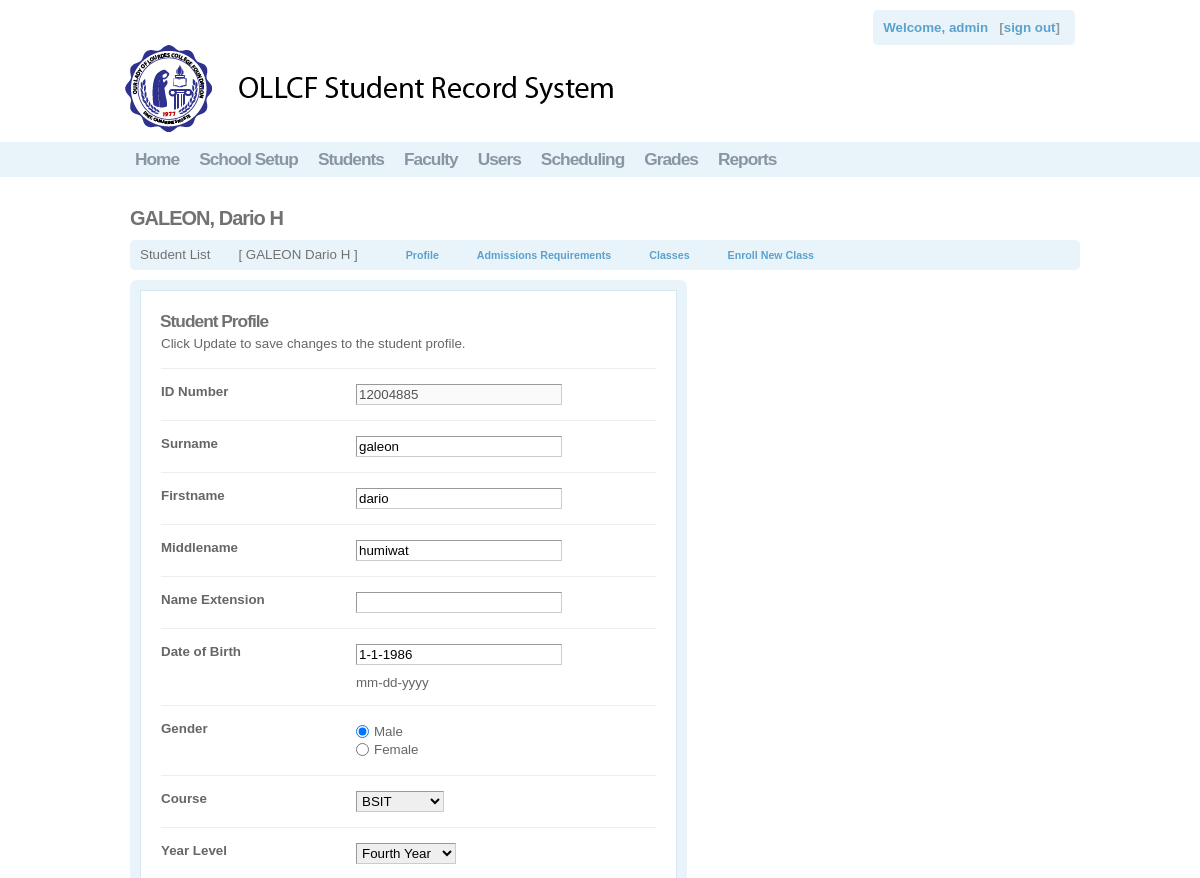
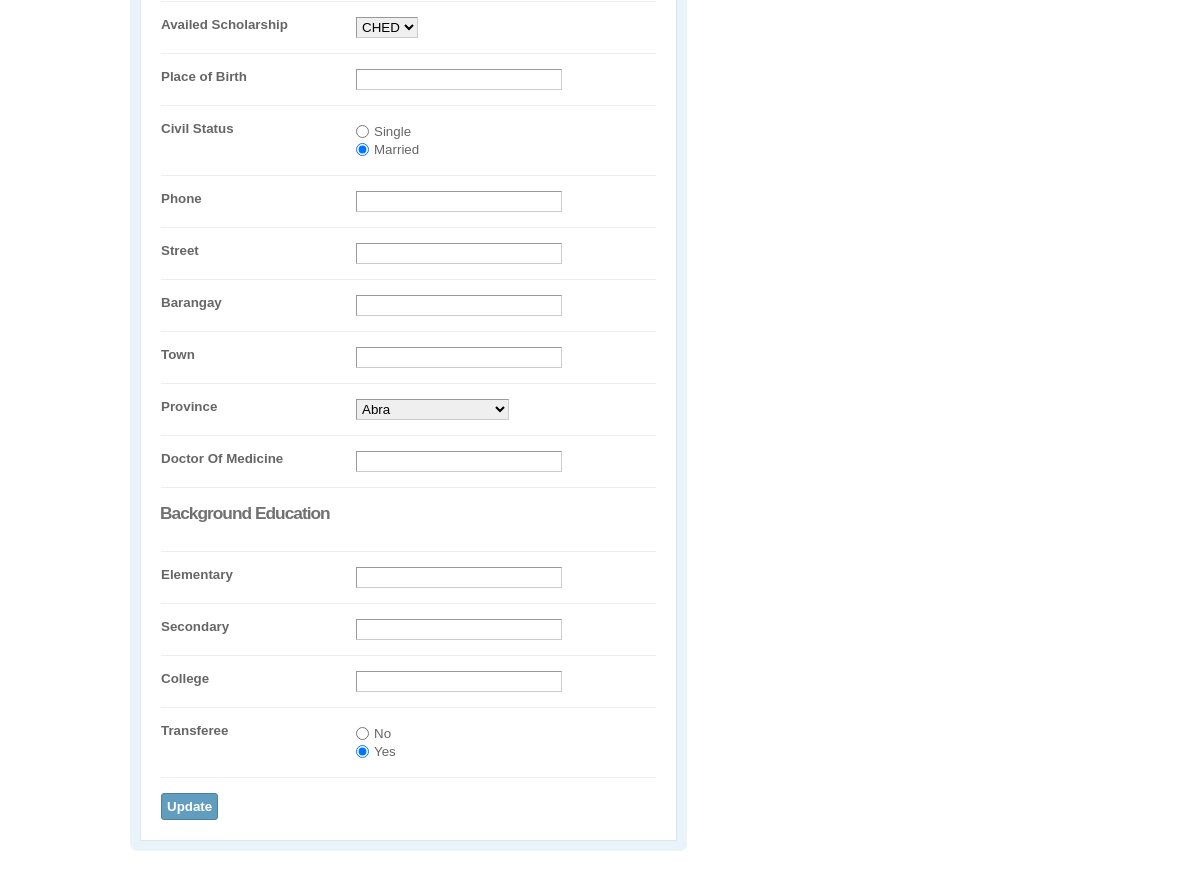
The app's page /osis/manage/stud_profile.php?sid=12004885 (signed in) with its own data (2 pictures, top to bottom).
### tables this page shows
CREATE TABLE `student_info` (
  `student_id` varchar(12) NOT NULL,
  `firstname` varchar(45) NOT NULL,
  `middlename` varchar(35) NOT NULL,
  `surname` varchar(35) NOT NULL,
  `name_extension` varchar(3) NOT NULL,
  `birthday` varchar(10) NOT NULL,
  `gender` tinyint(1) NOT NULL,
  `course_id` int(3) NOT NULL,
  `year_level` varchar(3) NOT NULL DEFAULT 'I',
  `scholarship_id` varchar(3) NOT NULL,
  `entrance_exam_result` varchar(10) NOT NULL,
  `admission_test_ranking` varchar(10) NOT NULL,
  `englishplus_exam_result` varchar(10) NOT NULL,
  `medical_exam_result` varchar(500) NOT NULL,
  `interview_assesment` varchar(500) NOT NULL,
  `form138` tinyint(1) NOT NULL,
  `pept` tinyint(1) NOT NULL,
  `form137` tinyint(1) NOT NULL,
  `true_copy_of_grades` tinyint(1) NOT NULL,
  `transcript_of_records` tinyint(1) NOT NULL,
  `certificate_of_good_moral_character` tinyint(1) NOT NULL,
  `study_permit` tinyint(1) NOT NULL,
  `copy_of_birth_certificate` tinyint(1) NOT NULL,
  `marriage_contract` tinyint(1) NOT NULL,
  `others` varchar(500) NOT NULL,
  `place_of_birth` varchar(55) NOT NULL,
  `civil_status` tinyint(1) NOT NULL,
  `phone` varchar(20) NOT NULL,
  `street` varchar(50) NOT NULL,
  `brgy` varchar(50) NOT NULL,
  `town` varchar(50) NOT NULL,
  `province` varchar(50) NOT NULL,
  `doctor` varchar(25) NOT NULL,
  `elementary` varchar(50) NOT NULL,
  `secondary` varchar(50) NOT NULL,
  `college` varchar(50) NOT NULL,
  `transferee` tinyint(1) NOT NULL,
  PRIMARY KEY (`student_id`),
  KEY `student_id` (`student_id`)
);

CREATE TABLE `course` (
  `course_id` int(3) NOT NULL AUTO_INCREMENT,
  `name` varchar(20) NOT NULL,
  `description` varchar(255) NOT NULL,
  PRIMARY KEY (`course_id`),
  KEY `description` (`description`),
  KEY `name` (`name`)
);

CREATE TABLE `scholarship` (
  `scholarship_id` int(3) NOT NULL AUTO_INCREMENT,
  `name` varchar(45) NOT NULL,
  `description` varchar(500) NOT NULL,
  PRIMARY KEY (`scholarship_id`)
);

### osis/manage/stud_profile.php (the view, shortened to what this page needs)
<?php
if(isset($_GET['sid'])){
	$id=$_GET['sid'];
	include("../functions/dbcon.php");
	$query_rsStudent ="SELECT * FROM student_info WHERE student_id='$id'";
	$rsStudent = mysql_query($query_rsStudent, $con) or die(mysql_error());
	$row_rsStudent = mysql_fetch_assoc($rsStudent);
}
include("../functions/dbcon.php");
$query_rsCourse = "SELECT course_id,name from course";
$rsCourse = mysql_query($query_rsCourse, $con) or die(mysql_error());
$row_rsCourse = mysql_fetch_assoc($rsCourse);
include("../functions/dbcon.php");
$query_rsScholarship = "SELECT scholarship_id,name FROM scholarship";
$rsScholarship = mysql_query($query_rsScholarship, $con) or die(mysql_error());
$row_rsScholarship = mysql_fetch_assoc($rsScholarship);
include("../functions/dbcon.php");
$query_rsProvince = "SELECT * FROM province";
$rsProvince = mysql_query($query_rsProvince, $con) or die(mysql_error());
$row_rsProvince = mysql_fetch_assoc($rsProvince);
?>
<!DOCTYPE HTML PUBLIC "-//W3C//DTD XHTML 1.0 Strict//EN" "http://www.w3.org/TR/xhtml1/DTD/xhtml1-strict.dtd">
<html dir="ltr" xml:lang="en_US" xmlns="http://www.w3.org/1999/xhtml" lang="en_US"><head>
<link href="../css.css" media="screen" rel="stylesheet" type="text/css">
</head><body>
<?php
include "../globalheader.php";
?>
  <div id="global_content_wrapper">
    <div id="global_content">
<h2>
  <?php
  	$string = $row_rsStudent['middlename'];
	$words = explode(" ", $string);
	$mname = "";
	foreach ($words as $value) {
		$mname .= strtoupper(substr($value, 0, 1));
	}
  echo strtoupper($row_rsStudent['surname']).", ".ucwords($row_rsStudent['firstname'])." ".$mname;?>
 </h2>
<?php
include "stud_panel_menu.php";
?>
<div class="settings">
<form id="admin-form" enctype="" class="global_form" action="<?php echo $_SERVER['PHP_SELF']."?sid=".$row_rsStudent['student_id']?>" method="post"><div><div><h3>Student Profile</h3>
<p class="form-description"> Click Update to save changes to the student profile.</p>
<div class="form-elements">
<div id="title-wrapper" class="form-wrapper">
	<div id="title-label" class="form-label"><label for="title" class="required">ID Number</label></div>
	<div id="title-element" class="form-element"><input  disabled="true" name="studentid" id="studentid" value="<?php echo $row_rsStudent['student_id']; ?>" type="text">
	<input  name="studentid" id="studentid" value="<?php echo $row_rsStudent['student_id']; ?>" type="hidden"></div>
</div>
<div id="description-wrapper" class="form-wrapper">
	<div id="description-label" class="form-label"><label for="description" class="optional">Surname</label></div>
	<div id="description-element" class="form-element">
	<input name="surname" id="surname" value="<?php echo $row_rsStudent['surname']; ?>" type="text" <?php echo $disabled ?>;></div>
</div>
<div id="description-wrapper" class="form-wrapper">
	<div id="description-label" class="form-label"><label for="description" class="optional">Firstname</label></div>
	<div id="description-element" class="form-element">
	<input name="firstname" id="firstname" value="<?php echo $row_rsStudent['firstname']; ?>" type="text" <?php echo $disabled ?>;></div>
</div>
<div id="description-wrapper" class="form-wrapper">
	<div id="description-label" class="form-label"><label for="description" class="optional">Middlename</label></div>
	<div id="description-element" class="form-element">
	<input name="middlename" id="middlename" value="<?php echo $row_rsStudent['middlename']; ?>" type="text" <?php echo $disabled ?>;></div>
</div>
<div id="description-wrapper" class="form-wrapper">
<div id="description-label" class="form-label"><label for="description" class="optional">Name Extension</label></div>
	<div id="description-element" class="form-element">
	<input name="nameextension" id="nameextension" value="<?php echo $row_rsStudent['name_extension']; ?>" type="text" <?php echo $disabled ?>;></div>
</div>
<div id="description-wrapper" class="form-wrapper">
<div id="description-label" class="form-label"><label for="description" class="optional">Date of Birth</label></div>
	<div id="description-element" class="form-element">
	<input name="birthday" id="birthday" value="<?php echo $row_rsStudent['birthday']; ?>" type="text" <?php echo $disabled ?>;>
	<p class="description">mm-dd-yyyy</p></div>
</div>
<div id="gender-wrapper" class="form-wrapper"><div id="gender-label" class="form-label">
<label for="gender" class="required">Gender</label></div>
<div id="gender-element" class="form-element" >
<ul class="form-options-wrapper" <?php echo $disabled ?>; >
<?php
if ($row_rsStudent['gender']==1){
	echo "<li><input name=\"gender\" id=\"gender-1\" value=\"1\" checked=\"checked\" type=\"radio\"><label for=\"gender-1\">Male</label></li>";
	echo "<li><input name=\"gender\" id=\"gender-0\" value=\"0\" type=\"radio\"><label for=\"gender-0\">Female</label></li>";
}else{
	echo "<li><input name=\"gender\" id=\"gender-1\" value=\"1\" type=\"radio\"><label for=\"gender-1\">Male</label></li>";
	echo "<li><input name=\"gender\" id=\"gender-0\" value=\"0\" checked=\"checked\" type=\"radio\"><label for=\"gender-0\">Female</label></li>";
}
?>
</ul>
</div></div>
<div id="field_id-wrapper" class="form-wrapper"><div id="field_id-label" class="form-label"><label for="field_id" class="optional">Course</label></div>
<div id="field_id-element" class="form-element">
<select name="course" id="course" <?php echo $disabled ?>;>
<?php
do{
?>
		<option value="<?php echo $row_rsCourse['course_id']?>" <?php if (!(strcmp($row_rsCourse['course_id'], $row_rsStudent['course_id']))) {echo "selected=\"selected\"";} ?>> <?php echo $row_rsCourse['name']?></option>
<?php
		}while ($row_rsCourse = mysql_fetch_assoc($rsCourse));
?>
</select></div></div>
<div id="field_id-wrapper" class="form-wrapper"><div id="field_id-label" class="form-label"><label for="field_id" class="optional">Year Level</label></div>
<div id="field_id-element" class="form-element">
<select name="yearlevel" id="yearlevel" <?php echo $disabled ?>;>
    <option value="IV" label="Fourth Year"<?php if ($row_rsStudent['year_level']=="IV") echo "selected=\"selected\""; ?>>Fourth Year</option>
</select></div></div>
<div id="field_id-wrapper" class="form-wrapper"><div id="field_id-label" class="form-label"><label for="field_id" class="optional">Availed Scholarship</label></div>
<div id="field_id-element" class="form-element">
<select name="scholarship" id="scholarship" <?php echo $disabled ?>;>
<?php
do{
?>
		<option value="<?php echo $row_rsScholarship['scholarship_id']?>" <?php if (!(strcmp($row_rsScholarship['scholarship_id'], $row_rsStudent['scholarship_id']))) {echo "selected=\"selected\"";} ?>> <?php echo $row_rsScholarship['name']?></option>
<?php
		}while ($row_rsScholarship = mysql_fetch_assoc($rsScholarship));
?>
</select></div></div>
<div id="description-wrapper" class="form-wrapper">
<div id="description-label" class="form-label"><label for="description" class="optional">Place of Birth</label></div>
	<div id="description-element" class="form-element">
	<input name="place_of_birth" id="place_of_birth" value="<?php echo $row_rsStudent['place_of_birth']; ?>" type="text" <?php echo $disabled ?>;></div>
</div>
<div id="civilstatus-wrapper" class="form-wrapper"><div id="civilstatus-label" class="form-label">
<label for="civilstatus" class="required">Civil Status</label></div>
<div id="gender-element" class="form-element" >
<ul class="form-options-wrapper" <?php echo $disabled ?>; >
<?php
if ($row_rsStudent['civil_status']==1){
	echo "<li><input name=\"civil_status\" id=\"civilstatus-1\" value=\"1\" checked=\"checked\" type=\"radio\"><label for=\"civilstatus-1\">Single</label></li>";
	echo "<li><input name=\"civil_status\" id=\"civilstatus-0\" value=\"0\" type=\"radio\"><label for=\"civilstatus-0\">Married</label></li>";
}else{
	echo "<li><input name=\"civil_status\" id=\"civilstatus-1\" value=\"1\" type=\"radio\"><label for=\"gender-1\">Single</label></li>";
	echo "<li><input name=\"civil_status\" id=\"civilstatus-0\" value=\"0\" checked=\"checked\" type=\"radio\"><label for=\"gender-0\">Married</label></li>";
}
?>
</ul>
</div></div>
<div id="description-wrapper" class="form-wrapper">
<div id="description-label" class="form-label"><label for="description" class="optional">Phone</label></div>
	<div id="description-element" class="form-element">
	<input name="phone" id="phone" value="<?php echo $row_rsStudent['phone']; ?>" type="text" <?php echo $disabled ?>;></div>
</div>
<div id="description-wrapper" class="form-wrapper">
<div id="description-label" class="form-label"><label for="description" class="optional">Street</label></div>
	<div id="description-element" class="form-element">
	<input name="street" id="street" value="<?php echo $row_rsStudent['street']; ?>" type="text" <?php echo $disabled ?>;></div>
</div>
<div id="description-wrapper" class="form-wrapper">
<div id="description-label" class="form-label"><label for="description" class="optional">Barangay</label></div>
	<div id="description-element" class="form-element">
	<input name="brgy" id="brgy" value="<?php echo $row_rsStudent['brgy']; ?>" type="text" <?php echo $disabled ?>;></div>
</div>
<div id="description-wrapper" class="form-wrapper">
<div id="description-label" class="form-label"><label for="description" class="optional">Town</label></div>
	<div id="description-element" class="form-element">
	<input name="town" id="town" value="<?php echo $row_rsStudent['town']; ?>" type="text" <?php echo $disabled ?>;></div>
</div>
<div id="field_id-wrapper" class="form-wrapper"><div id="field_id-label" class="form-label"><label for="field_id" class="optional">Province</label></div>
<div id="field_id-element" class="form-element">
<select name="province" id="province" <?php echo $disabled ?>;>
<?php
do{
?>
		<option value="<?php echo $row_rsProvince['province_name']?>" <?php if (!(strcmp($row_rsProvince['province_name'], $row_rsStudent['province']))) {echo "selected=\"selected\"";} ?>> <?php echo $row_rsProvince['province_name']?></option>
<?php
		}while ($row_rsProvince = mysql_fetch_assoc($rsProvince));
?>
</select></div></div>
<div id="description-wrapper" class="form-wrapper">
<div id="description-label" class="form-label"><label for="description" class="optional">Doctor Of Medicine</label></div>
	<div id="description-element" class="form-element">
	<input name="doctor" id="doctor" value="<?php echo $row_rsStudent['doctor']; ?>" type="text" <?php echo $disabled ?>;></div>
</div>
<div id="description-wrapper" class="form-wrapper"><h3>Background Education</h3></div>
<div id="description-wrapper" class="form-wrapper">
<div id="description-label" class="form-label"><label for="description" class="optional">Elementary</label></div>
	<div id="description-element" class="form-element">
	<input name="elementary" id="elementary" value="<?php echo $row_rsStudent['elementary']; ?>" type="text" <?php echo $disabled ?>;></div>
</div>
<div id="description-wrapper" class="form-wrapper">
<div id="description-label" class="form-label"><label for="description" class="optional">Secondary</label></div>
	<div id="description-element" class="form-element">
	<input name="secondary" id="secondary" value="<?php echo $row_rsStudent['secondary']; ?>" type="text" <?php echo $disabled ?>;></div>
</div>
<div id="description-wrapper" class="form-wrapper">
<div id="description-label" class="form-label"><label for="description" class="optional">College</label></div>
	<div id="description-element" class="form-element">
	<input name="college" id="college" value="<?php echo $row_rsStudent['college']; ?>" type="text" <?php echo $disabled ?>;></div>
</div>
<div id="transferee-wrapper" class="form-wrapper"><div id="transferee-label" class="form-label">
<label for="transferee" class="required">Transferee</label></div>
<div id="transferee-element" class="form-element" >
<ul class="form-options-wrapper" <?php echo $disabled ?>; >
<?php
if ($row_rsStudent['transferee']==1){
	echo "<li><input name=\"transferee\" id=\"transferee-0\" value=\"0\" checked=\"checked\" type=\"radio\"><label for=\"transferee-0\">No</label></li>";
	echo "<li><input name=\"transferee\" id=\"transferee-1\" value=\"1\" type=\"radio\"><label for=\"transferee-1\">Yes</label></li>";
}else{
	echo "<li><input name=\"transferee\" id=\"transferee-0\" value=\"0\" type=\"radio\"><label for=\"transferee-0\">No</label></li>";
	echo "<li><input name=\"transferee\" id=\"transferee-1\" value=\"1\" checked=\"checked\" type=\"radio\"><label for=\"transferee-1\">Yes</label></li>";
}
?>
</ul>
</div></div>
<div class="form-wrapper" id="buttons-wrapper" style="<?php echo $hide ?>;"><fieldset id="fieldset-buttons">
<button name="submit" id="submit" type="submit">Update</button></fieldset>
 </div>
</div></div></div></form></div>
</div>
</div>
</body></html>

### osis/manage/stud_panel_menu.php
<div id="admin_cms_wrapper">
  <div class="admin_layoutbox_menu">
    <ul>
	   <li class="admin_layoutbox_menu_generic" id="admin_layoutbox_menu_openpage"><a href="students.php"><span>Student List</span></a></li>
		<li class="admin_layoutbox_menu_generic" id="admin_layoutbox_menu_openpage"><a href="<?php echo "stud_profile.php?sid=".$row_rsStudent['student_id']?>"><span>
		 <strong> [ <?php
			$string = $row_rsStudent['middlename'];
			$words = explode(" ", $string);
			$mname = "";
			foreach ($words as $value) {
				$mname .= strtoupper(substr($value, 0, 1));
			}
		  echo strtoupper($row_rsStudent['surname'])." ".ucwords($row_rsStudent['firstname'])." ".$mname;?> ]</strong>
		</span></a></li>
	   <li id="admin_layoutbox_menu_savechanges">
        <a href="<?php echo "stud_profile.php?sid=".$row_rsStudent['student_id']?>">Profile</a>
      </li>
	  <li id="admin_layoutbox_menu_savechanges" style="<?php echo $hide ?>;">
        <a href="<?php echo "stud_admission.php?sid=".$row_rsStudent['student_id']?>">Admissions Requirements</a>
      </li>
      <li id="admin_layoutbox_menu_deletepage">
        <a href="<?php echo "stud_classes.php?sid=".$row_rsStudent['student_id']?>" >Classes</a>
      </li>
	  <li id="admin_layoutbox_menu_deletepage" style="<?php echo $hide ?>;">
        <a href="<?php echo "stud_openclass.php?sid=".$row_rsStudent['student_id']?>" >Enroll New Class</a>
      </li>
    </ul>
  </div>
</div>

### records on screen
student_info: surname "GALEON", firstname "Dario", studentid "12004885", surname "galeon", firstname "dario", middlename "humiwat", birthday "1-1-1986", course "BSIT", yearlevel "Fourth Year", scholarship "CHED"

### other values on screen
$username "admin"
$mname "H"
form field province "Abra"
